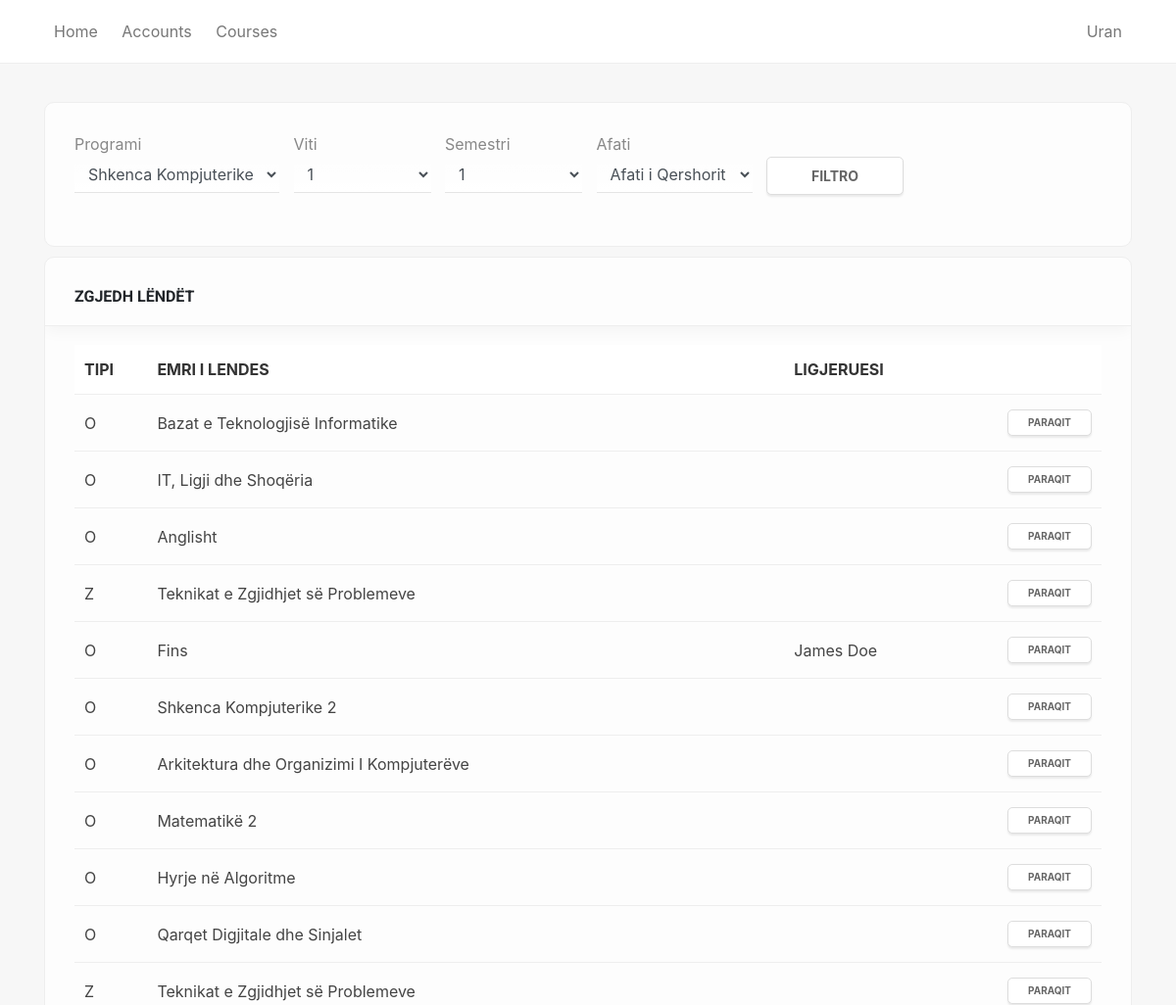
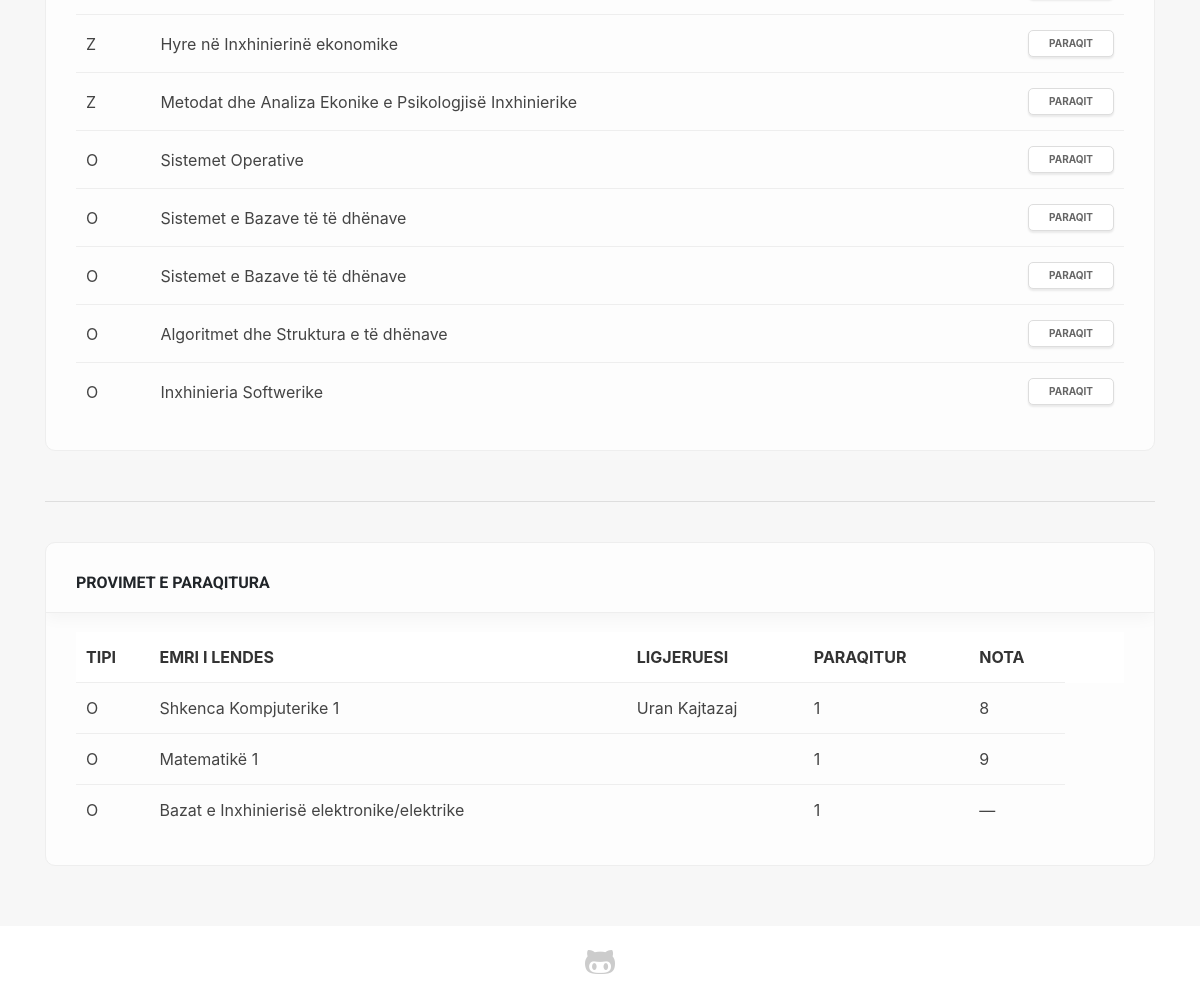
Screenshot of /provimet/paraqit/ (signed in) with the database file from the repository (2 pictures, top to bottom).
### sems/models.py (models this page shows, shortened)
class Student(models.Model):
    user = models.OneToOneField(User, on_delete=models.CASCADE, null=True)
    first_name = models.CharField(max_length=100, null=True)
    last_name = models.CharField(max_length=100, null=True)
    picture = models.ImageField(null=True, blank=True, default='no-img.png')
    website = models.URLField(max_length=100, null=True, blank=True)
    email = models.EmailField(max_length=100, null=True)
    program = models.ForeignKey(Program, on_delete=models.SET_NULL, null=True)
    country = models.ForeignKey(State, on_delete=models.SET_NULL, null=True)
    city = models.CharField(max_length=100, null=True)
    course = models.ManyToManyField(Course, related_name='course', blank=True)
    course_teacher = models.ManyToManyField(Course, related_name='course_teacher', blank=True)
    viti = models.IntegerField(choices=YEARS, default=1)
    semester = models.IntegerField(choices=SEMESTER, default=1)
    level = models.CharField(max_length=100, choices=LEVELS, default=1)
    def __str__(self):
        if self.first_name and not self.last_name:
            return self.first_name
        elif self.first_name and self.last_name:
            return self.first_name + ' ' + self.last_name
        else:
            return 'Student'

class Course(models.Model):
    name = models.CharField(max_length=200)
    summary = models.TextField(max_length=600, null=True, blank=True)
    program = models.ForeignKey(Program, on_delete=models.CASCADE)
    start_date = models.DateField()
    end_date = models.DateField()
    credits = models.IntegerField(null=True, default=0)
    obligative = models.BooleanField(default=True)
    year = models.IntegerField(choices=YEARS, default=1)
    semester = models.IntegerField(choices=SEMESTER, default=1)
    level = models.CharField(max_length=100, choices=LEVELS, default='Bachelor')
    def get_type(self):
        if self.obligative:
            return "O"
        else:
            return "Z"

class Provimet(models.Model):
    student = models.ForeignKey(User, on_delete=models.CASCADE)
    time = models.DateTimeField(default=datetime.now)
    course = models.ForeignKey(Course, on_delete=models.CASCADE, null=True)
    times = models.IntegerField(default=0)

### sems/views.py (the view)
# urls.py: path('provimet/paraqit/', views.paraqit_provimet, name='provimet'),
def paraqit_provimet(request):
    programs = Program.objects.all()
    provimetList = list(Provimet.objects.values_list('course', flat=True).filter(student=request.user))
    courses = Course.objects.all().exclude(pk__in=provimetList)
    provimet = Provimet.objects.filter(student=request.user)
    afatet = afatet_provimeve.objects.all()
    if request.method == 'GET':
        if request.GET.get('filter'):
            program = request.GET.get('program')
            year = int(request.GET.get('year'))
            semester = int(request.GET.get('semester'))
            courses = Course.objects.filter(program=program, year=year, semester=semester).exclude(pk__in=provimetList)
    return render (
        request, 'paraqit_provimet.html', {'programs': programs, 'courses': courses, 'provimet': provimet, 'afatet': afatet},
    )

### sems/views.py (called while the page is built)
@register.filter
def get_grade(course, user):
    grade = list(Grade.objects.values_list('grade', flat=True).filter(course__pk=course, student__pk=user))
    if not grade:
        return 0
    return grade[0]

### sems/templates/paraqit_provimet.html
{% extends 'base_generic.html' %}
{% block content %}
<div class="container">
	<div class="row">
		<div class="col-md-12 col-xs-12">
			<div class="no-shade card-box">
				<form method="get" class="form-spaced fixed-width">
					<label for="program">
						<span class="faded">Programi</span><br>
						<select name="program" class="form-control" id="program">
							{% for program in programs %}
							<option value="{{ program.pk }}">{{ program.name }}</option>
							{% endfor%}
						</select>
					</label>
					<label for="year">
						<span class="faded">Viti</span><br>
						<select name="year" id="year" class="form-control">
							{% for i in '1234' %}
							<option value="{{ i }}">{{ i }}</option>
							{% endfor %}
						</select>
					</label>
					<label for="semester">
						<span class="faded">Semestri</span><br>
						<select name="semester" id="semester" class="form-control">
							{% for i in '12345678' %}
							<option value="{{ i }}">{{ i }}</option>
							{% endfor %}
						</select>
					</label>
					<label for="afati">
						<span class="faded">Afati</span><br>
						<select name="afati" id="afati" class="form-control">
							{% for a in afatet %}
							<option value="{{ a.pk }}">{{ a.emri }}</option>
							{% endfor %}
						</select>
					</label>
					<input type="submit" name="filter" value="filtro" class="btn btn-primary">
				</form>
			</div>
			<div class="card-box">
				<h6>Zgjedh lëndët</h6>
				<table>
					<thead>
						<tr>
							<th style="max-width: 50px">Tipi</th>
							<th>Emri i lendes</th>
							<th>Ligjeruesi</th>
							<th></th>
						</tr>
					</thead>
					<tbody>
						{% for course in courses %}
						<tr>
							<td style="max-width: 50px">{{ course.get_type }}</td>
							<td>{{ course.name }}</td>
							<td>
								{% for t in course.course_teacher.all %}
								{{ t }}<br>
								{% endfor %}
							</td>
							<td class="text-right"><a href="#" class="btn-sm btn btn-primary">Paraqit</a></td>
						</tr>
						{% endfor %}
					</tbody>
				</table>
			</div>
			<br>
			<hr>
			<br>
			<div class="card-box">
				<h6>Provimet e paraqitura</h6>
				<table>
					<thead>
						<tr>
							<th style="max-width: 50px">Tipi</th>
							<th>Emri i lendes</th>
							<th>Ligjeruesi</th>
							<th>Paraqitur</th>
							<th>Nota</th>
							<th></th>
							<th></th>
						</tr>
					</thead>
					<tbody>
						{% for p in provimet %}
						<tr>
							<td style="max-width: 50px">{{ p.course.get_type }}</td>
							<td>{{ p.course.name }}</td>
							<td>
								{% for t in p.course.course_teacher.all %}
								{{ t }}<br>
								{% endfor %}
							</td>
							<td>{{ p.times }}</td>
							<td>{% if p.course.pk|get_grade:request.user.pk >= 5 %}{{ p.course.pk|get_grade:request.user.pk }}{% else %}&mdash;{% endif %}</td>
						</tr>
						{% endfor %}
					</tbody>
				</table>
			</div>
		</div>
	</div>
</div>
{% endblock %}

### sems/templates/base_generic.html (shortened to what this page needs)
{% load static %}
<html>
<head>
    <link rel="stylesheet" href="https://use.fontawesome.com/releases/v5.0.12/css/all.css">
    <link rel="stylesheet" href="{% static 'css/bootstrap.min.css' %}">
    <link rel="stylesheet" href="{% static 'css/main.css' %}">
    <link rel="stylesheet" href="{% static 'fonts/fontawesome-all.min.css' %}">
</head>
<body>
    <div class="wrapper">
        <header>
            <nav>
                <div class="container">
                    {% url 'home' as hom %} {% url 'students' as acc %} {% url 'programs' as prog %} {% url 'login' as log %} {% url 'student_detail' pk=user.student.pk as sd %}
                    <a href="{% url 'home' %}" {% if request.path == hom %} class="active" {% endif %}>Home</a>
                    <a href="{% url 'students' %}" {% if request.path == acc %} class="active" {% endif %}>Accounts</a>
                    <a href="{% url 'programs' %}" {% if request.path == prog %} class="active" {% endif %}>Courses</a>
                    <div class="inline-block float-right text-right">
                        {% if not user.is_authenticated %}
                        <a href="{% url 'login' %}" {% if request.path == log %} class="active" {% endif %}>Login</a> {% else %}
                        <div class="dd">
                            <a href="{% url 'student_detail' pk=user.student.pk %}" {% if request.path == sd %} class="active" {% endif %}>{{ user.student.first_name }}</a>
                        </div>
                        {% endif %}
                    </div>
                </div>
            </nav>
        </header>
        <br/> {% block content %} {% endblock %}
    </div>
    <footer>
        <div class="container">
            <div class="row justify-content-center">
                <div class="col-md-6 col-xs-12 text-center">
                    <a href="https://github.com/urankajtazaj/SEMS" title="View on GitHub" target="_blank"><i class="fab fa-github-alt fa-2x"></i></a>
                </div>
            </div>
        </div>
    </footer>
</body>
</html>

### sems/static/css/main.css (style rules this page uses)
* { --main-color: #006992; }
.inline-block { display: inline-block; }
body { display: flex; flex-direction: column; background-color: #f7f7f7; min-height: 100vh; }
.wrapper { flex: 1; }
nav { padding: 20px 0; background-color: #fff; margin-bottom: 15px; border-bottom: 1px solid #eee; }
nav a { padding: 20px 10px; color: #777; border-bottom: 2px solid transparent; transition: 100ms ease; }
.dd { position: relative; display: inline; }
.shadow-box, .card-box, .empty-box { padding: 30px; border-radius: 10px; margin-bottom: 10px; display: block; border: 1px solid #eee; position: relative; background-color: #fff; background-color: rgba(255,255,255,.8); position: relative; overflow: hidden; }
.card-box:not(.no-shade)::before { content: ''; width: 100%; height: 70px; border-bottom: 1px solid #eee; box-shadow: 0 5px 15px rgba(0,0,0,0.04); z-index: 1; left: 0; top: 0; position: absolute; }
.card-box h6 { z-index: 5; margin-bottom: 40px; text-transform: uppercase; font-family: "Roboto"; font-weight: bold; }
table { width: 100%; }
td, th { padding: 15px 10px; border-top: 1px solid #eee; color: #444; }
th { border: none; color: #333; background-color: #fff; text-transform: uppercase; }
.form-spaced label { margin-right: 10px; }
.btn { border: none; text-transform: uppercase; font-size: normal; font-weight: bold; border-radius: 4px; position: relative; padding: 6px 20px; padding-left: 30px; }
.btn-primary, .empty-box a.btn-primary, .empty-box button.btn-primary, input.btn-primary, .btn-third, .btn-danger { border-radius: 5px; background-color: #fff; border: 1px solid #ddd; color: #666; font-size: 14px; box-shadow: none; padding: 8px 30px; box-shadow: 0 2px 2px rgba(0,0,0,0.08); }
.btn-sm { font-size: 10px; padding: 5px 20px; }
.fixed-width input, .fixed-width select { min-width: 140px }
.form-control, .input-styled input, .input-styled select { border: none; border-radius: 0px; border-bottom: 1px solid #e5e5e5; background: linear-gradient(transparent, #fff); width: 100%; padding: 6px 10px; }
.faded { color: #888; }
td { position: relative; }
footer { background-color: #fff; padding: 20px 0; margin-top: 50px; }
footer a { color: #ccc; transition: 150ms ease; }

### rows the page displays
Course: get_type "O", name "Bazat e Teknologjisë Informatike"
Course: get_type "O", name "IT, Ligji dhe Shoqëria"
Course: get_type "O", name "Anglisht"
Course: get_type "Z", name "Teknikat e Zgjidhjet së Problemeve"
Course: get_type "O", name "Fins"
Student: first_name+last_name "James Doe"
Course: get_type "O", name "Shkenca Kompjuterike 2"
Course: get_type "O", name "Arkitektura dhe Organizimi I Kompjuterëve"
Course: get_type "O", name "Matematikë 2"
Course: get_type "O", name "Hyrje në Algoritme"
Course: get_type "O", name "Qarqet Digjitale dhe Sinjalet"
Course: get_type "Z", name "Teknikat e Zgjidhjet së Problemeve"
Course: get_type "Z", name "Hyre në Inxhinierinë ekonomike"
Course: get_type "Z", name "Metodat dhe Analiza Ekonike e Psikologjisë Inxhinierike"
Course: get_type "O", name "Sistemet Operative"
Course: get_type "O", name "Sistemet e Bazave të të dhënave"
Course: get_type "O", name "Sistemet e Bazave të të dhënave"
Course: get_type "O", name "Algoritmet dhe Struktura e të dhënave"
Course: get_type "O", name "Inxhinieria Softwerike"
Provimet: course.get_type "O", course.name "Shkenca Kompjuterike 1", times "1", course.pk|get_grade "8"
Student: first_name+last_name "Uran Kajtazaj"
Provimet: course.get_type "O", course.name "Matematikë 1", times "1", course.pk|get_grade "9"
Provimet: course.get_type "O", course.name "Bazat e Inxhinierisë elektronike/elektrike", times "1"

### other values shown
{{ user.student.first_name }} "Uran"
form field program "Shkenca Kompjuterike"
form field year "1"
form field semester "1"
form field afati "Afati i Qershorit"
